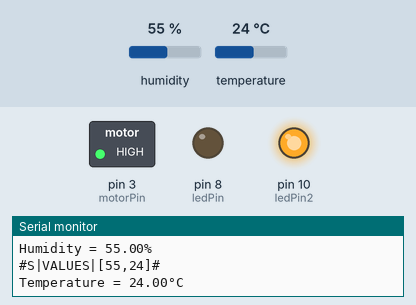
Simulated run of this sketch. Board: Arduino Uno, built with avr-gcc and run on an emulated ATmega328P. On the bench: switched loads named in the sketch (green lamp = pin HIGH), output pins drawn as LEDs (lit = HIGH), the last lines printed to the serial monitor. The inputs (shaded band) are chosen by the test bench; at power-on: humidity 55 %, temperature 24 °C.

Above: at 5.8 s.
5.9 s: humidity set to 41 %
11.9 s: humidity set to 38 %
At 17.0 s:
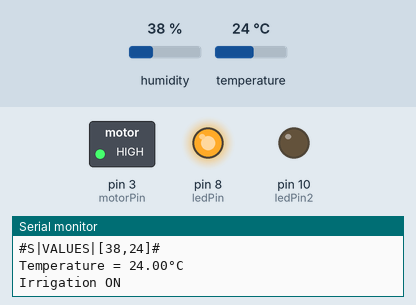
22.7 s: humidity set to 40 %
At 23.2 s:
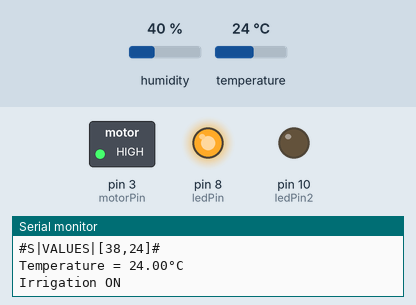
28.7 s: humidity set to 22 %
At 32.9 s:
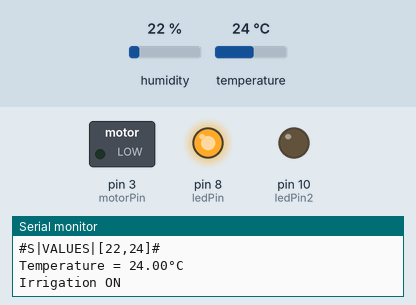
Timing chart, 0 to 40.5 s (numbered marks = the images above; inputs shaded):
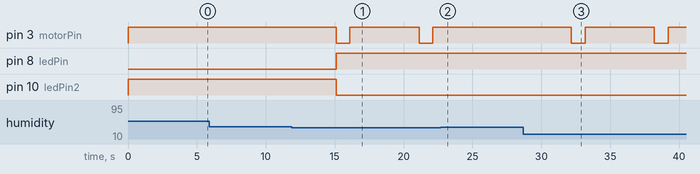

Measured:
- the behaviour switches between 40 and 39 % on humidity (found by bisection; images 0 and 1)
- after the input at 11.9 s, pin 3 (motorPin): alternates HIGH for 5.0 s and LOW for 1.0 s, starting after 3.2 s; pin 8 (ledPin): LOW → HIGH after 3.2 s; pin 10 (ledPin2): HIGH → LOW after 3.2 s
- after the input at 22.7 s, pin 3 (motorPin): stays HIGH (without the input it goes to LOW after 4.4 s)
- after the input at 28.7 s, pin 3 (motorPin): alternates HIGH for 5.0 s and LOW for 1.0 s, starting after 3.5 s

The sketch:

hum.ino
```cpp
#include <dht.h>

dht DHT;

#define DHT11_PIN 7
#define HUM_BORDER 40
#define ZERO 0

int ledPin = 8;
int ledPin2 = 10;
int motorPin = 3;
bool ifTurnsOn = true;
  bool ifTurnsOff = true;

void setup(){

  Serial.begin(115200);
  pinMode(ledPin, OUTPUT);
  pinMode(ledPin2, OUTPUT);
  pinMode(motorPin, OUTPUT);


}//end "setup()"

void loop(){
  //Start of Program


    int dht = DHT.read11(DHT11_PIN);
    int vlhko = DHT.humidity;
    Serial.print("Humidity = ");
    Serial.print(DHT.humidity);
    Serial.println("%");

    Serial.print("#S|VALUES|[");
    Serial.print((int)DHT.humidity);
    Serial.print(",");
    Serial.print((int)DHT.temperature);
    Serial.println("]#");

    Serial.print("Temperature = ");
    Serial.print(DHT.temperature);
    Serial.println("°C");

    if((vlhko < HUM_BORDER) && ((int)vlhko > ZERO) && (ifTurnsOn))
    {Serial.println("Irrigation ON");
    digitalWrite(ledPin, HIGH);
      digitalWrite(ledPin2, LOW);
        digitalWrite(motorPin, LOW);
        delay(1000);
        digitalWrite(motorPin, HIGH);
        ifTurnsOff = true;
    ifTurnsOn = false;


/*MOTOREK
  if (Serial.available())
  {
    int speed = Serial.parseInt();
    if (speed >= 0 && speed <= 255)
    {
      analogWrite(motorPin, speed);
    }
  }
*/


    }

    else if((int)vlhko >= HUM_BORDER && (ifTurnsOff))
    {
    digitalWrite(ledPin, LOW);
    digitalWrite(ledPin2, HIGH);
    Serial.println("Irrigation OFF");
            digitalWrite(motorPin, HIGH);
    }
    Serial.println("");
    ifTurnsOff = false;
    ifTurnsOn = true;
    delay(5000);//Wait 5 seconds before accessing sensor again.
}
  //Fastest should be once every two seconds.
```
